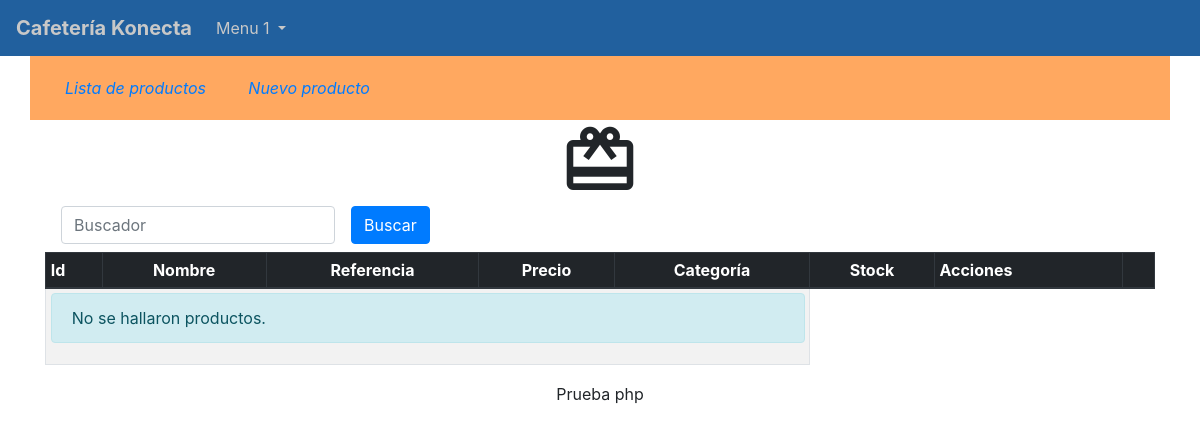
Before: / with the older database file.
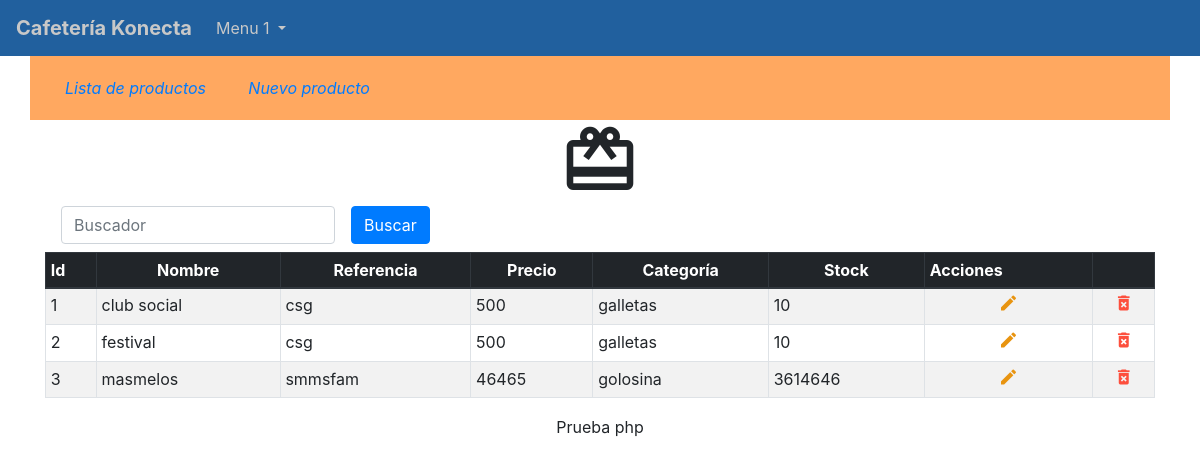
After: the same page with the newer database file.
### tables this page shows
CREATE TABLE IF NOT EXISTS `productos` (
  `id` int(11) NOT NULL AUTO_INCREMENT,
  `nombre` varchar(250) NOT NULL,
  `referencia` varchar(250) NOT NULL,
  `precio` int(11) NOT NULL,
  `peso` int(11) NOT NULL,
  `categoria` varchar(100) NOT NULL,
  `stock` int(11) NOT NULL,
  `create_date` date NOT NULL,
  PRIMARY KEY (`id`)
);

### index.php (called while the page is built, shortened)
<?php
	include 'views/base_header.php';
	$page   =isset($_GET['page'])?$_GET['page']:'listado';
	$folder =isset($_GET['folder'])?$_GET['folder']:'productos';;
	include 'views/'.$folder.'/'.$page.'.php';
	include 'views/base_footer.php';

### config/conexion.php (called while the page is built, shortened)
<?php
	class Conexion{
        private $password;
		private $dataBase;
		private $host;
		private $user;
		public function __construct(){
			$this->host     ="localhost";
			$this->user     ="root";
			$this->password ="";
			$this->dataBase ="konectacafe";
		}
		public function conectarse(){
			$enlace = mysqli_connect($this->host, $this->user, $this->password, $this->dataBase);
			return($enlace);
		}
	}
?>

### model/Product_model.php (called while the page is built, shortened)
<?php
	include dirname(__file__,2)."/config/conexion.php";
	class Product
	{
		private $link;
		function __construct()
		{
			$this->conn   = new Conexion();
			$this->link   = $this->conn->conectarse();
		}
		public function getProducts()
		{
			$query  ="SELECT * FROM productos";
			$result =mysqli_query($this->link,$query);
			$data   =array();
			while ($data[]=mysqli_fetch_assoc($result));
			array_pop($data);
			return $data;
		}
    }
?>

### views/productos/listado.php (the view, shortened to what this page needs)
<?php
	include './model/Product_model.php';
	$producto  = new Product();
	if(isset($search)){
		$productos = $producto->getProductsBySearch($dataSearch);
	}else{
		$dataSearch=NULL;
		$productos =$producto->getProducts();
	}
	include 'toolbar.php';
?>
<div class="row">
	<div class="col text-center">
		<i class="material-icons" style="font-size: 80px;">redeem</i>
	</div>
</div>
<div class="row">
	<div class="col">
		<form action="./index.php" method="post" accept-charset="utf-8" class="form-inline">
			<div class="form-group mx-sm-3 mb-2">
    			<input type="text" class="form-control" name="dataSearch" autofocus required placeholder="Buscador" value="<?= $dataSearch;  ?>">
  			</div>
  			<button type="submit" name="btnSearch" class="btn btn-primary mb-2">Buscar</button>
		</form>
	</div>
</div>
<div class="table-responsive">
		<table class="table table-striped table-bordered table-hover table-sm">
			<thead class="thead-dark">
				<th>Id</th>
				<th class="text-center">Nombre</th>
				<th class="text-center">Referencia</th>
                <th class="text-center">Precio</th>
                <th class="text-center">Categoría</th>
                <th class="text-center">Stock</th>
				<th>Acciones</th>
				<th>&nbsp;</th>
			</thead>
			<tbody>
				<?php
					if(count($productos)>0){
						foreach ($productos as $column =>$value) {
				?>
							<tr id="row<?= $value['id']; ?>">
								<td><?= $value['id']; ?></td>
								<td><?= $value['nombre']; ?></td>
								<td><?= $value['referencia']; ?></td>
                                <td><?= $value['precio']; ?></td>
                                <td><?= $value['categoria']; ?></td>
                                <td><?= $value['stock']; ?></td>
								<td class="text-center">
									<a href="./index.php?page=editar&id=<?= $value['id'] ?>&folder=productos" title="Editar Producto: <?= $value['name'] ?>">
										<i class="material-icons btn_edit">edit</i>
									</a>
								</td>
								<td class="text-center">
									<a href="#" onclick="objUser.deleteUser(<?= $value["id"] ?>)" id="btnDeleteUser" title="Borrar Producto: <?= $value['name'] ?>">
										<i class="material-icons btn_delete">delete_forever</i>
									</a>
								</td>
							</tr>
				<?php
						}
					}else{
				?>
					<tr>
						<td colspan="5">
							<div class="alert alert-info">
								No se hallaron productos.
							</div>
						</td>
					</tr>
				<?php
					}
				?>
			</tbody>
		</table>
	</div>
	<div class="row">
		<div class="col">
		</div>
	</div>

### views/base_header.php (shortened to what this page needs)
<!DOCTYPE html>
<html>
<head>
	<link rel="stylesheet" type="text/css" href="./misc/bootstrap/bootstrap.min.css">
	<link rel="stylesheet" type="text/css" href="./misc/style.css">
</head>
<body>
	<nav class="navbar navbar-expand-lg navbar-dark bg-blue nav-bar">
  		<a class="navbar-brand list-items" href="index.php"><strong>Cafetería Konecta</strong></a>
		  <div class="collapse navbar-collapse text-right" id="navbarSupportedContent">
		    <ul class="navbar-nav mr-auto">
		      <li class="nav-item dropdown text-right ">
		        <a class="nav-link dropdown-toggle list-items" href="#" id="navbarDropdown" role="button" data-toggle="dropdown" aria-haspopup="true" aria-expanded="false">
		          Menu 1
		        </a>
		      </li>
		    </ul>
		  </div>
</nav>
	<div class="container">

### views/productos/toolbar.php
<div class="row toolbar">
	<div class="col-2">
		<a href="./index.php?page=listado&folder=productos" title="Usuarios">
			<i >Lista de productos</i>
		</a>
	</div>
	<div class="col-2">
		<a href="./index.php?page=nuevo&folder=productos" title="Nuevo">
			<i >Nuevo producto</i>
		</a>
	</div>
</div>

### views/base_footer.php (shortened to what this page needs)
</div>
<div class="container-fluid">
	<div class="row">
		<div class="col text-center">
			<p>Prueba php</p>
		</div>
	</div>
</div>
</body>
</html>

### misc/style.css (style rules this page uses)
.toolbar { background-color: #FFA860; padding: 20px; }
.btn_edit { color: #E89410; font-size: 20px !important; }
.btn_delete { color: #FD4F3D; font-size: 20px !important; }
.nav-bar { background-color: #21609e !important; }
.list-items { color: #c8c8c8 !important; }

Changed rows visible on the page:
added productos: id "1", nombre "club social", referencia "csg", precio "500", categoria "galletas", stock "10"
added productos: id "2", nombre "festival", referencia "csg", precio "500", categoria "galletas", stock "10"
added productos: id "3", nombre "masmelos", referencia "smmsfam", precio "46465", categoria "golosina", stock "3614646"
Other visible differences:
text no longer shown: "No se hallaron productos."
